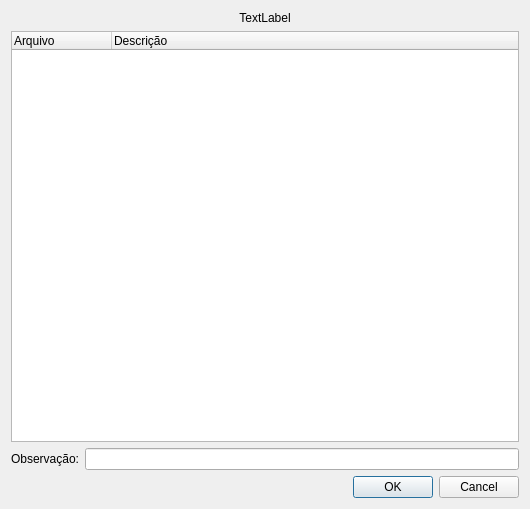
<?xml version="1.0" encoding="UTF-8"?>
<ui version="4.0">
 <class>AddRelatedFileDialog</class>
 <widget class="QDialog" name="AddRelatedFileDialog">
  <property name="geometry">
   <rect>
    <x>0</x>
    <y>0</y>
    <width>530</width>
    <height>509</height>
   </rect>
  </property>
  <property name="windowTitle">
   <string>Dialog</string>
  </property>
  <layout class="QVBoxLayout" name="verticalLayout">
   <item>
    <widget class="QLabel" name="titleLabel">
     <property name="text">
      <string>TextLabel</string>
     </property>
     <property name="alignment">
      <set>Qt::AlignCenter</set>
     </property>
    </widget>
   </item>
   <item>
    <widget class="QTreeWidget" name="filesTreeWidget">
     <column>
      <property name="text">
       <string>Arquivo</string>
      </property>
     </column>
     <column>
      <property name="text">
       <string>Descrição</string>
      </property>
     </column>
    </widget>
   </item>
   <item>
    <layout class="QFormLayout" name="formLayout">
     <item row="0" column="0">
      <widget class="QLabel" name="observationLabel">
       <property name="text">
        <string>Observação:</string>
       </property>
      </widget>
     </item>
     <item row="0" column="1">
      <widget class="QLineEdit" name="observationEdit"/>
     </item>
    </layout>
   </item>
   <item>
    <widget class="QDialogButtonBox" name="buttonBox">
     <property name="orientation">
      <enum>Qt::Horizontal</enum>
     </property>
     <property name="standardButtons">
      <set>QDialogButtonBox::Cancel|QDialogButtonBox::Ok</set>
     </property>
    </widget>
   </item>
  </layout>
 </widget>
 <resources/>
 <connections>
  <connection>
   <sender>buttonBox</sender>
   <signal>accepted()</signal>
   <receiver>AddRelatedFileDialog</receiver>
   <slot>accept()</slot>
   <hints>
    <hint type="sourcelabel">
     <x>248</x>
     <y>254</y>
    </hint>
    <hint type="destinationlabel">
     <x>157</x>
     <y>274</y>
    </hint>
   </hints>
  </connection>
  <connection>
   <sender>buttonBox</sender>
   <signal>rejected()</signal>
   <receiver>AddRelatedFileDialog</receiver>
   <slot>reject()</slot>
   <hints>
    <hint type="sourcelabel">
     <x>316</x>
     <y>260</y>
    </hint>
    <hint type="destinationlabel">
     <x>286</x>
     <y>274</y>
    </hint>
   </hints>
  </connection>
 </connections>
</ui>
